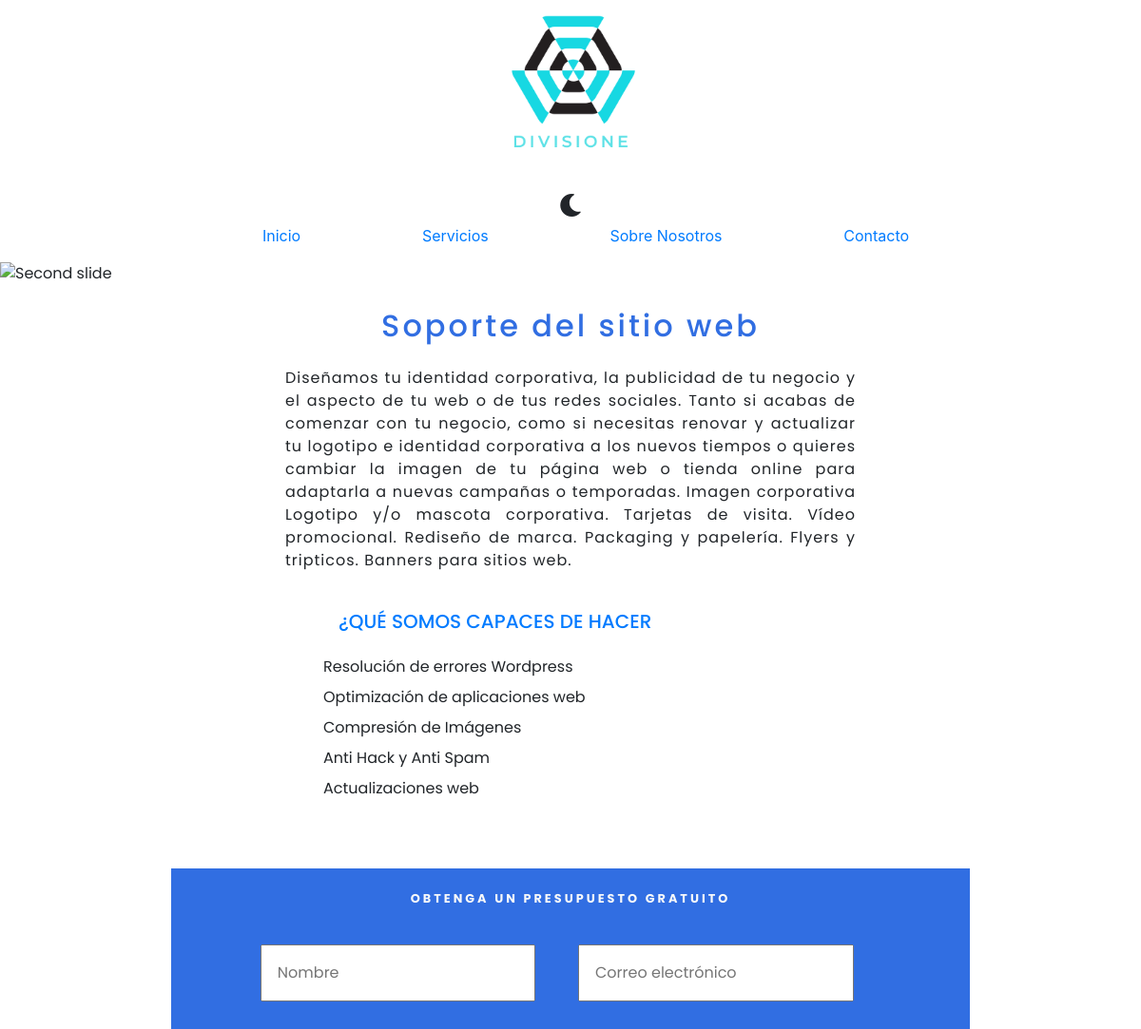
Before: /service.php?id=10 (upper part) with the older database file.
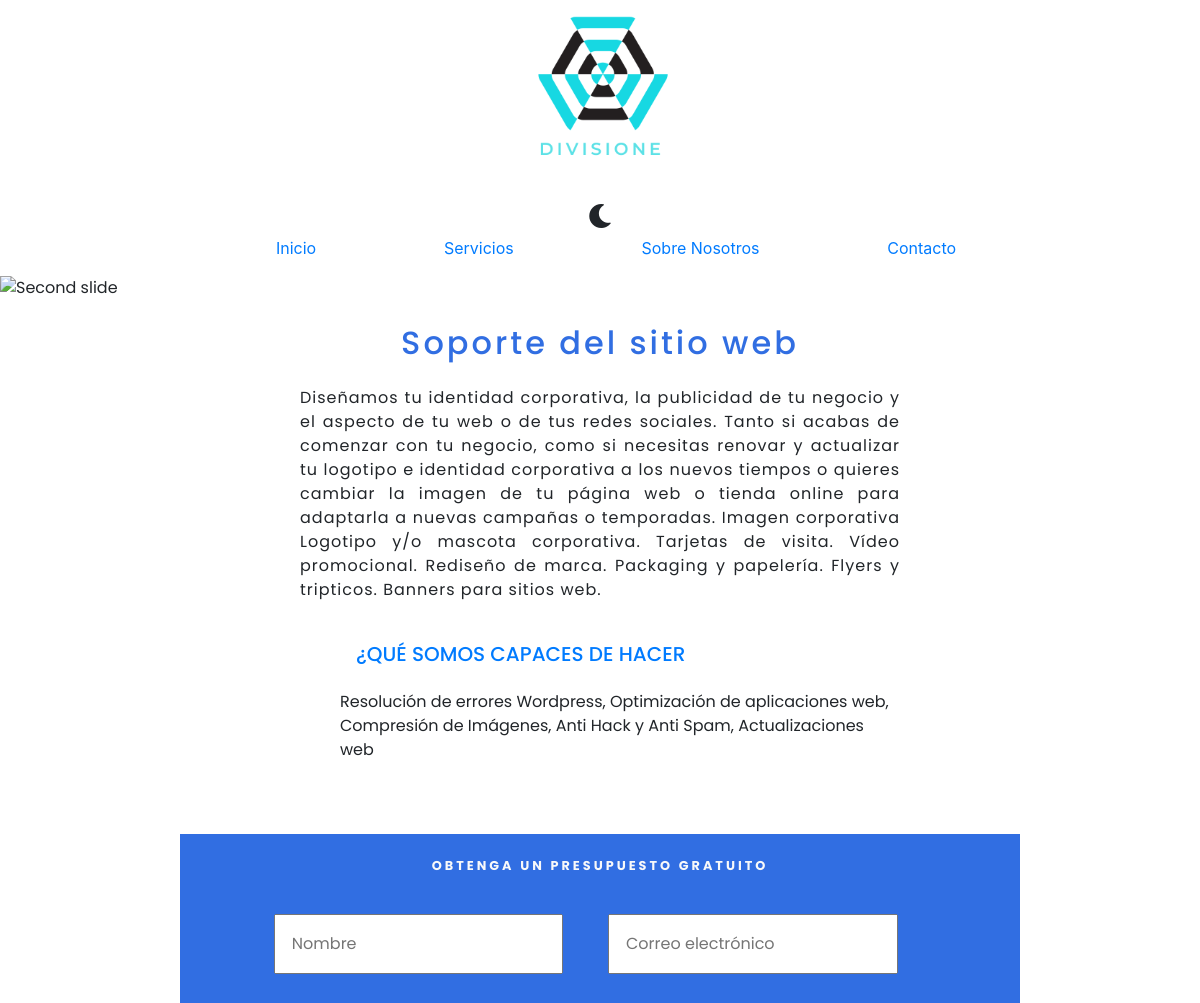
After: the same page with the newer database file.
### tables this page shows
CREATE TABLE `services` (
  `id` int(11) NOT NULL AUTO_INCREMENT,
  `name` varchar(45) NOT NULL,
  `description` text NOT NULL,
  `price` int(5) NOT NULL,
  `imageProduct` varchar(100) DEFAULT NULL,
  PRIMARY KEY (`id`)
);

CREATE TABLE `service` (
  `id` int(11) NOT NULL AUTO_INCREMENT,
  `serviceID` int(11) NOT NULL,
  `name` varchar(255) DEFAULT NULL,
  PRIMARY KEY (`id`),
  KEY `fk_service` (`serviceID`),
  CONSTRAINT `fk_service` FOREIGN KEY (`serviceID`) REFERENCES `services` (`id`)
  ON DELETE CASCADE
  ON UPDATE CASCADE
);

### service.php (the view, shortened to what this page needs)
<?php
    require 'includes/app.php';
    if (empty($_GET)) {
        header('Location: /');
        exit;
    } else {
        $db = connectDB();
        $id = filter_var(intval($_GET['id']), FILTER_VALIDATE_INT);
        $query = "SELECT name, description  FROM services WHERE id = ${id}";
        $data = mysqli_query($db, $query);
    }
?>
    <main class="wrap">
        <div id="carouselExampleSlidesOnly" class="carousel slide" data-ride="carousel">
            <div class="carousel-inner">
                <div class="carousel-item active">
                    <img class="d-block w-100" src="build/img/xbanner-services-2.webp" alt="Second slide">
                </div>
            </div>
        </div>
        <section class="service-box-wrap">
            <?php while ( $service = mysqli_fetch_assoc($data) ): ?>
            <h2 class="title-box-wrap text-center m-4">
                <?php echo $service['name'] ?>
            </h2>
            <p class="sumary-box-product-wrap">
                <?php echo $service['description'] ?>
            </p>
            <ul class="list-product-wrap">
                <h3 class="text-primary m-4 h5 ">¿QUÉ SOMOS CAPACES DE HACER</h3>
                <?php
                $queryForServices = "SELECT name FROM service WHERE serviceID = ${id}";
                $dataForServices = mysqli_query($db, $queryForServices);
                ?>
                <?php while( $services = mysqli_fetch_assoc($dataForServices)): ?>
                <li class="m-2"><?php echo $services['name'] ?></li>
                <?php endwhile; ?>
            </ul>
            <?php endwhile; ?>
        </section>
        <section class="contact-foot">
                <h3 class="title-contact-foot title-deluxe text-center m-4 text-light">Obtenga un presupuesto gratuito</h3>
                <form action="includes/php/contact.php" method="post" class="form-contact-foot d-flex flex-column">
                    <div class="content-contact-foot">
                        <input type="text" name="name" id="name" placeholder="Nombre"  required>
                        <input type="email" name="email" id="email" placeholder="Correo electrónico" required>
                    </div>
                </form>
            </section>
    </main>
<?php require 'includes/templates/footer.php' ?>

Changed rows visible on the page:
removed service: name "Optimización de aplicaciones web"
removed service: name "Compresión de Imágenes"
removed service: name "Anti Hack y Anti Spam"
removed service: name "Actualizaciones web"
changed service: name "Resolución de errores Wordpress" → "Resolución de errores Wordpress, Optimización de aplicaciones web, Compresión de Imágenes, Anti Hack y Anti Spam, Actualizaciones web"
